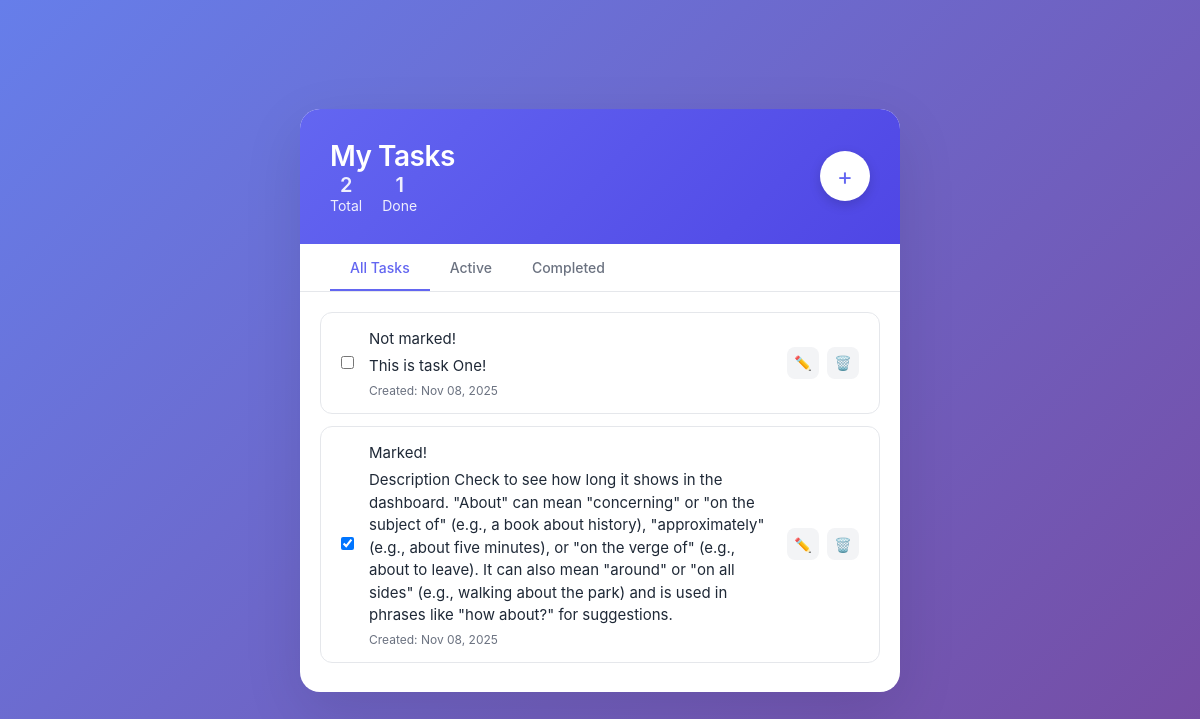
/todo/, run on the app's committed database.
### todo/models.py (models this page shows, shortened)
class ToDo(models.Model):
    owner = models.ForeignKey(User, on_delete=models.CASCADE)
    title = models.CharField(max_length=50, null=False)
    description = models.TextField(null=True, blank=True)
    is_done = models.BooleanField(default=False)
    due_at = models.DateTimeField(null=True, blank=True)
    created_at = models.DateTimeField(auto_now_add=True)
    updated_at = models.DateTimeField(auto_now=True)

### todo/views.py (the view)
# urls.py: path('', views.home, name='home'),
def home(request):
    todos = ToDo.objects.all()
    total = todos.count()
    done = todos.filter(is_done=True).count()
    return render(request, 'home.html', {
        'todo': todos,
        'total': total,
        'done': done,
        })

### templates/home.html (shortened to what this page needs)
<!DOCTYPE html>
<html lang="en">
<head>
</head>
<body>
    <div class="container">
        <header>
            <div>
                <h1>My Tasks</h1>
                <div class="stats">
                    <div class="stat">
                        <span class="stat-value">{{ total }}</span>
                        <span>Total</span>
                    </div>
                    <div class="stat">
                        <span class="stat-value">{{ done }}</span>
                        <span>Done</span>
                    </div>
                </div>
            </div>
            <a href="{% url 'create_todo' %}" class="add-btn">+</a>
        </header>
        <div class="filter-tabs">
            <a href="#" class="filter-tab active">All Tasks</a>
            <a href="#" class="filter-tab">Active</a>
            <a href="#" class="filter-tab">Completed</a>
        </div>
        <div class="todo-list">
            {% if todo %}
                {% for task in todo %}
                <div class="todo-item">
                    <form method="post" action="{% url 'toggle_done' task.pk %}" style="display:inline;">
                        <input type="checkbox" name="is_done"
                        onchange="this.form.submit()" {% if task.is_done %}checked{% endif %}>
                    </form>
                    <div class="todo-content">
                        <div class="todo-text">{{ task.title }}</div>
                        {% if task.description %}
                        <div class="todo-text">{{ task.description }}</div>
                        {% endif %}
                        <div class="todo-date">
                            {% if task.due_at %}
                            Due at: {{ task.due_at|date:"M d, Y" }}
                            {% else %}
                            Created: {{ task.created_at|date:"M d, Y" }}
                            {% endif %}
                        </div>
                    </div>
                    <div class="todo-actions">
                        <a href="{% url 'update' task.pk %}" class="action-btn edit">✏️</a>
                        <a href="{% url 'delete' task.pk %}" class="action-btn delete">🗑️</a>
                    </div>
                </div>
                {% endfor %}
            {% else %}
                <div class="empty-state">
                <div class="empty-icon">📝</div>
                <p>No tasks yet. Create your first task!</p>
            </div>
            {% endif %}
        </div>
    </div>
</body>
</html>

### templates/home.html (style rules this page uses)
* { margin: 0; padding: 0; box-sizing: border-box; }
:root { --primary: #6366F1; --primary-dark: #4F46E5; --secondary: #F3F4F6; --text: #1F2937; --text-light: #6B7280; --border: #E5E7EB; --bg: #FFFFFF; --success: #10B981; --danger: #EF4444; --shadow: rgba(0, 0, 0, 0.1); }
body { font-family: -apple-system, BlinkMacSystemFont, 'Segoe UI', Roboto, 'Helvetica Neue', Arial, sans-serif; background: linear-gradient(135deg, #667eea 0%, #764ba2 100%); min-height: 100vh; display: flex; justify-content: center; align-items: center; padding: 20px; color: var(--text); }
.container { width: 100%; max-width: 600px; background: var(--bg); border-radius: 20px; box-shadow: 0 20px 60px var(--shadow); overflow: hidden; }
header { background: linear-gradient(135deg, var(--primary) 0%, var(--primary-dark) 100%); color: white; padding: 30px; display: flex; justify-content: space-between; align-items: center; }
h1 { font-size: 28px; font-weight: 600; letter-spacing: -0.5px; }
.stats { display: flex; gap: 20px; font-size: 14px; opacity: 0.9; }
.stat { display: flex; flex-direction: column; align-items: center; }
.stat-value { font-size: 20px; font-weight: 600; }
.add-btn { width: 50px; height: 50px; border-radius: 50%; background: white; border: none; color: var(--primary); font-size: 24px; cursor: pointer; transition: all 0.3s cubic-bezier(0.4, 0, 0.2, 1); box-shadow: 0 4px 12px rgba(0, 0, 0, 0.15); display: flex; align-items: center; justify-content: center; text-decoration: none; }
.filter-tabs { display: flex; background: var(--bg); border-bottom: 1px solid var(--border); padding: 0 30px; }
.filter-tab { padding: 15px 20px; background: none; border: none; color: var(--text-light); cursor: pointer; font-size: 14px; font-weight: 500; transition: all 0.3s ease; position: relative; text-decoration: none; }
.filter-tab.active { color: var(--primary); }
.filter-tab.active::after { content: ''; position: absolute; bottom: 0; left: 0; right: 0; height: 2px; background: var(--primary); }
.todo-list { padding: 20px; max-height: 400px; overflow-y: auto; }
.todo-item { background: var(--bg); border: 1px solid var(--border); border-radius: 12px; padding: 15px 20px; margin-bottom: 12px; display: flex; align-items: center; gap: 15px; transition: all 0.3s ease; }
.todo-content { flex: 1; }
.todo-text { font-size: 15px; line-height: 1.5; margin-bottom: 5px; }
.todo-date { font-size: 12px; color: var(--text-light); }
.todo-actions { display: flex; gap: 8px; }
.action-btn { width: 32px; height: 32px; border-radius: 8px; border: none; background: var(--secondary); color: var(--text-light); cursor: pointer; transition: all 0.3s ease; display: flex; align-items: center; justify-content: center; font-size: 14px; text-decoration: none; }

### data on the page
ToDo: title "Not marked!", description "This is task One!", created_at "Nov 08, 2025"
ToDo: is_done "☑", title "Marked!", description "Description Check to see how long it shows in the dashboard. \"About\" can mean \"concerning\" or \"on the subject of\" (e.g., a book about history), \"approximately\" (e.g., about five minutes), or \"on the verge of\" (e.g., about to leave). It can also mean \"around\" or \"on all sides\" (e.g., walking about the park) and is used in phrases like \"how about?\" for suggestions.", created_at "Nov 08, 2025"

### other printed values
{{ total }} "2"
{{ done }} "1"
